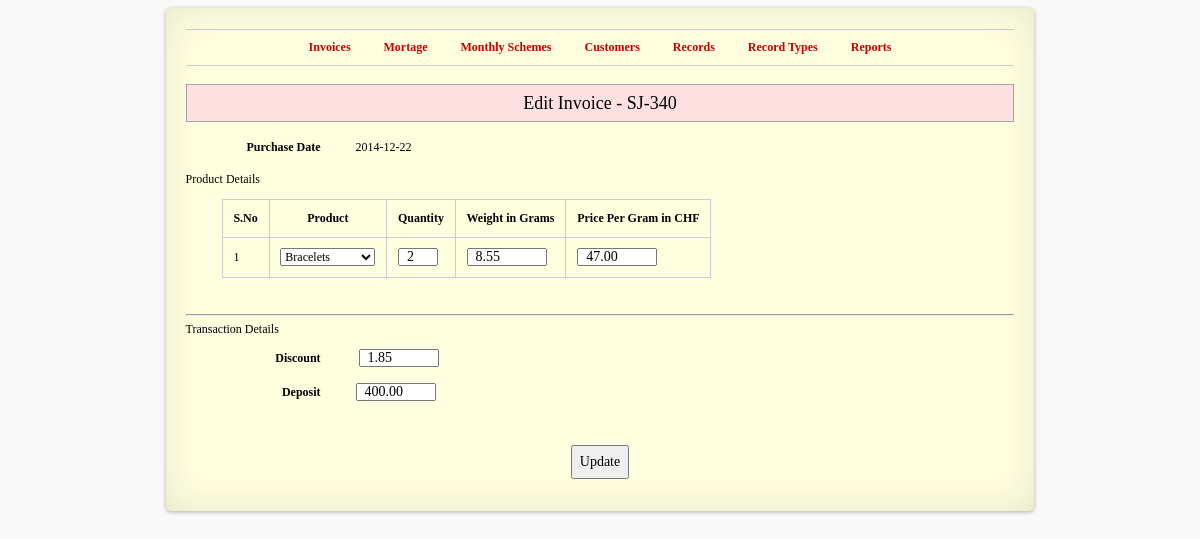
The app's page /invoice.php?edit_id=340 (signed in) with its own data.
### tables this page shows
CREATE TABLE IF NOT EXISTS `invoices` (
  `inv_id` mediumint(10) NOT NULL AUTO_INCREMENT,
  `cust_id` mediumint(10) DEFAULT NULL,
  `mdate` date NOT NULL,
  PRIMARY KEY (`inv_id`)
);

CREATE TABLE IF NOT EXISTS `tree_data` (
  `id` int(10) unsigned NOT NULL,
  `nm` varchar(255) NOT NULL,
  PRIMARY KEY (`id`)
);

CREATE TABLE IF NOT EXISTS `orders` (
  `order_id` mediumint(10) NOT NULL AUTO_INCREMENT,
  `product_id` int(10) NOT NULL,
  `quantity` int(10) NOT NULL,
  `unit_weight` float(7,2) NOT NULL,
  `g_unit_price` float(7,2) NOT NULL,
  `mcharges` float(7,2) DEFAULT NULL,
  `unit_amount` float(7,2) NOT NULL,
  `inv_id` mediumint(10) DEFAULT NULL,
  `m_id` mediumint(10) DEFAULT NULL,
  PRIMARY KEY (`order_id`)
);

CREATE TABLE IF NOT EXISTS `transactions` (
  `inv_id` int(11) NOT NULL,
  `total_price` float(7,2) DEFAULT NULL,
  `discount` float(7,2) DEFAULT NULL,
  `net_amount` float(7,2) DEFAULT NULL,
  `deposit` float(7,2) DEFAULT NULL,
  `balance` float(7,2) DEFAULT NULL,
  `status` varchar(10) DEFAULT NULL,
  PRIMARY KEY (`inv_id`)
);

### funcs/db/db.php (called while the page is built, shortened)
<?php
function getDBConnection(){
	$db_name='jewellery_db';
	$db_user='jewellery_db';
	$db_pass='jewellery_db';
	$conn=mysqli_connect('localhost',$db_user, $db_pass, $db_name) or die("error occured on getConnection " . mysqli_error($conn));
	return $conn;
}
function selectSQL($sql){
	$query= mysqli_query(getDBConnection(), $sql) or die ("error occured in selectSQL ".mysqli_error()." sql - ".$sql);
	return $query;
}
function getFetchArray($sql){
	$conn=getDBConnection();
	$result= mysqli_query($conn, $sql) or die ("Er:getFetchArray ".mysqli_error()." sql - ".$sql);
	$rows=null;
	while ($row=mysqli_fetch_array($result, MYSQLI_BOTH)){
		$rows[] = $row;
	}
	return $rows;
}
?>

### funcs/utility.php (the view, shortened to what this page needs)
<?php
function getSelectBoxById($arg1, $arg2, $arg3, $arg4, $arg5){
	$part2='';
	$result=selectSQL($arg1);
	$part1= "<select name='".$arg2."'
	id='".$arg3."' ".$arg4.">
	<option value='--'>--</option>";
	while($row = mysqli_fetch_array($result))
	{
		$key_id=$row['key_id'];
		$value=$row['value'];
		if($arg5==$value){
			$part2=$part2. "<option value='".$key_id."' selected>".$value."</option>";
		}else{
			$part2=$part2. "<option value='".$key_id."'>".$value."</option>";
		}
	}
	$part3= "</select>";
	return $part1.$part2.$part3;
}
function getHTMLPage($title,$heading,$content, $insideHead, $bgc){
	$data="<html lang='en-US'>".returnHTMLHead($title, $insideHead)."
<body>
	<div id='container' style='width:70%;background:".$bgc.";'>
		".getSimpleNavigationMenu()."
		<center><p style='font-size:18px;line-height:200%;background:#FFE0E0;border:1px solid #A2A2A8;'>".$heading."</p></center>
			".$content."
	</div>
</body>
</html>";
	return $data;
}
?>

### funcs/invoice/editInvoice.php (shortened to what this page needs)
<?php
function displayFormToEditInvoice($inv_id, $errMsg, $role){
	$flag=3;
	$content=null;
	$insideHead=null;
	$rows=getFetchArray(getInvoiceDetailsByIdSQL($inv_id));
	foreach ($rows as $result)
	{
		$content=getInvoiceFieldsForEdit( $result['mdate'], $result['inv_id'], $result['discount'],$result['deposit'],$flag, $role, $result['cust_id']);
	}
	$heading="Edit Invoice - ".PREFIX_INV_NR.$inv_id;
	$data=getHTMLPage(MAIN_TITLE,$heading,$content, $insideHead, BGC_FOR_INVOICE);
	return $data;
}
function getInvoiceFieldsForEdit($bdate, $inv_id, $discount,$deposit,$flag, $role, $cust_id){
return "<p><label>Purchase Date</label><label>".$bdate."</label></p>
Product Details
<form method='POST' action='invoice.php' name='editInvoice'>
".getProductDetailsByInvIdForEdit($inv_id)."
<hr>
Transaction Details
<p><label>Discount</label> <label><input style='height:1px;width:80px;' type='text' name='discount'  value='".$discount."' /></label></p>
<p><label>Deposit</label><label><input style='height:1px;width:80px;' type='text' name='deposit'  value='".$deposit."' /></label></p>
".getSubmitButton($flag, $inv_id, $role, $cust_id)."</form>";
}
function getProductDetailsByInvIdForEdit($inv_id){
	$rowCount=1;
	$rows=getFetchArray("select order_id, inv_id, (select nm from tree_data where id=product_id)pro, quantity, unit_weight, g_unit_price, unit_amount from orders where inv_id=".$inv_id."");
	if(count($rows)>0){
		$data="<table>
	<thead>
		<tr>
			<th>S.No</th>
			<th>Product</th>
			<th>Quantity</th>
			<th>Weight in Grams</th>
			<th>Price Per Gram in CHF </th>
		</tr>
	</thead>
	<tbody>";
		foreach ($rows as $result)
		{
			$pro=getSelectBoxById("select t.id key_id, nm value from tree_data t where t.id!=1", "pname".$rowCount."", "pname".$rowCount."", "", $result['pro']);
			$data =$data. "<tr>
			<td>".$rowCount."</td>
			<td>".$pro."</td>
			<input type='hidden' name='trans_id".$rowCount."' value='".$result['order_id']."' />
			<td><input style='height:1px;width:40px;' type='text' name='quan".$rowCount."'  value='".$result['quantity']."' /></td>
			<td><input style='height:1px;width:80px;' type='text' name='weight".$rowCount."'  value='".$result['unit_weight']."' /></td>
			<td><input style='height:1px;width:80px;' type='text' name='price".$rowCount."'  value='".$result['g_unit_price']."' /></td>
			</tr>";
			$rowCount++;
		}
		return $data."
		<input type='hidden' name='total_no_of_products' value='".$rowCount."' />
		</tbody>
</table>";
	}
}

### css/style.css (style rules this page uses)
* { font-size:12px; font-family:verdana; }
body { background-color:#F9F9F9; }
input,textarea { padding:7px; font-size:14px !important; width:250px; }
p > label:first-child { display: inline-block; font-weight: 700; margin-bottom: 5px; padding-right: 35px; text-align: right; width: 135px; }
#container { margin:0px auto; width:800px; background-color:#eee; padding:20px; border-radius: 5px; clear: both; -webkit-border-radius: 5px; -moz-border-radius: 5px; border-radius: 5px; -webkit-box-shadow:0 1px 4px rgba(0, 0, 0, 0.3), 0 0 40px rgba(0, 0, 0, 0.1) inset; -moz-box-shadow:0 1px 4px rgba(0, 0, 0, 0.3), 0 0 40px rgba(0, 0, 0, 0.1) inset; box-shadow:0 1px 4px rgba(0, 0, 0, 0.3), 0 0 40px rgba(0, 0, 0, 0.1) inset; }
table { margin: 1em 1em 3em 3em; border-collapse: collapse; }
td, th { padding: 0.9em 0.9em 0.9em .9em; border: 1px #ccc solid; }

### records on screen
invoices: inv_id "Edit Invoice - SJ-340", mdate "2014-12-22", discount "1.85", deposit "400.00"
tree_data: nm "Bracelets"
orders: quantity "2", unit_weight "8.55", g_unit_price "47.00"
